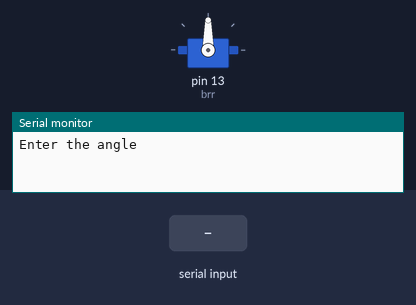
Bench run of a sketch on a simulated Arduino Uno, built with avr-gcc and run on an emulated ATmega328P. On the bench: servo, the last lines printed to the serial monitor. Inputs (shaded band) come from the test bench.

Above: at 1.2 s.
1.3 s: "30,150\n" received over Serial
At 3.7 s:
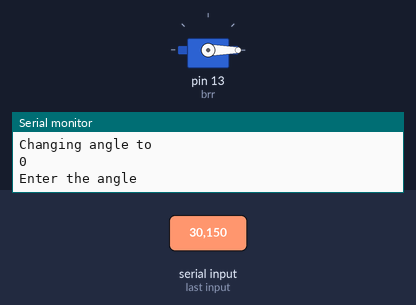
4.0 s: "90,45\n" received over Serial
At 4.9 s:
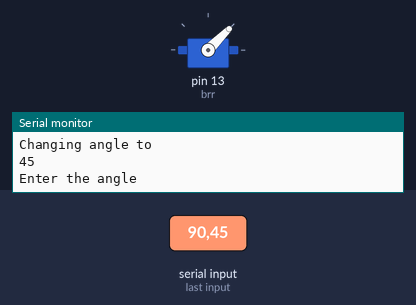
6.7 s: "200\n" received over Serial
At 7.5 s:
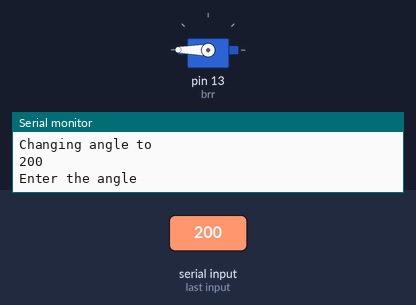
Timing chart, 0 to 9.7 s (numbered marks = the images above; inputs shaded):
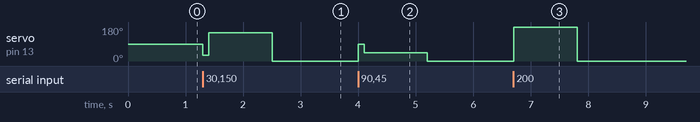

Measured:
- after the input at 1.3 s, servo on pin 13 (brr): 90° → 30° at once, → 150° 0.10 s later, → 0° 1.1 s later
- after the input at 4.0 s, servo on pin 13 (brr): 0° → 90° at once, → 45° 0.10 s later, → 0° 1.1 s later
- after the input at 6.7 s, servo on pin 13 (brr): 0° → 180° at once, → 0° 1.1 s later

The sketch:

4servoangle.ino
```cpp
#include<Servo.h>

Servo brr;
int angle;
void setup() {
  brr.attach(13);
  Serial.begin(9600);
}

void loop() {
  Serial.println("Enter the angle");
  while(Serial.available()==0){

  }
  angle=Serial.parseInt();
  Serial.println("Changing angle to ");
  Serial.println(angle);
  brr.write(angle);
  delay(100);
}
```
